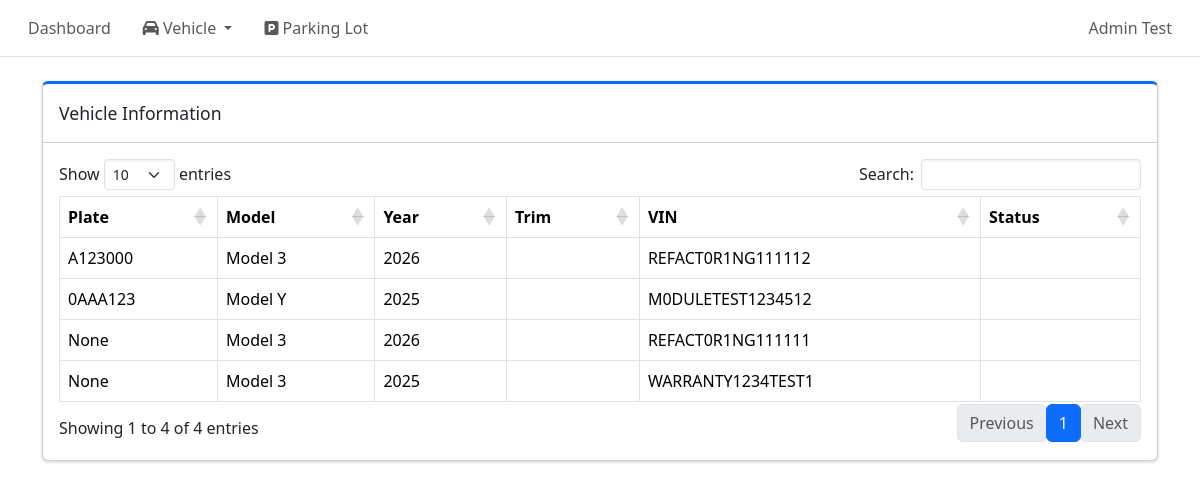
/admin/vehicles/ (signed in), run on the app's committed database.
### tables this page shows
CREATE TABLE vehicle (
    vehicle_id INTEGER PRIMARY KEY AUTOINCREMENT,
    vin TEXT NOT NULL UNIQUE CHECK(length(vin) = 17),
    make TEXT,
    model TEXT,
    model_year INTEGER,
    trim TEXT,
    exterior TEXT,
    interior TEXT,
    plate_number TEXT,
    mileage INTEGER,
    software TEXT,
    vehicle_status TEXT NOT NULL CHECK(vehicle_status IN ('Active', 'Inactive', 'Maintenance', 'Sold')),
    created_at DATETIME DEFAULT CURRENT_TIMESTAMP
);

### routes/admin/vehicle_pages.py (the view)
@vehicle_pages_bp.route("/",methods=["GET"])
def vehicle_list_page():
    if not session.get("admin_logged_in"):
        return redirect(url_for("auth.admin_login"))
    conn = get_conn()
    cur = conn.cursor()
    cur.execute("""
        SELECT v.vehicle_id, v.vin, v.plate_number, v.model, v.model_year, COALESCE(pl.name, 'Unassigned') AS parking_lot_name
        FROM vehicle v
        LEFT JOIN vehicle_parking vp
        ON v.vehicle_id = vp.vehicle_id AND vp.unassigned_at IS NULL
        LEFT JOIN parking_lot pl
        ON vp.parking_lot_id = pl.parking_lot_id
        ORDER BY pl.name IS NULL, pl.name, v.created_at DESC;
    """)
    vehicles = cur.fetchall()
    purchase_types = get_purchase_warranty_types()
    subscription_types = get_subscription_warranty_types()
    return render_template("vehicle_info.html", vehicles=vehicles, purchase_types=purchase_types, subscription_types=subscription_types)

### db.py (called while the page is built)
def make_dict(cursor, row):
    return {col[0]: row[idx] for idx, col in enumerate(cursor.description)}

def get_conn():
    if "db" not in g:
        conn = sqlite3.connect(DB_PATH, check_same_thread=False)
        conn.row_factory = make_dict
        conn.execute("PRAGMA foreign_keys = ON;")
        g.db = conn
    return g.db

def close_conn(e=None):
    db = g.pop("db", None)
    if db is not None:
        db.close()

### utils/warranty_utils.py (called while the page is built)
def get_purchase_warranty_types():
    conn = get_conn()
    cur = conn.cursor()
    cur.execute("""
        SELECT warranty_type_id, type_name, display_name
        FROM warranty_type
        WHERE category = 'purchase' AND is_active = 1
        ORDER BY sort_order
    """)
    rows = cur.fetchall()
    return rows

def get_subscription_warranty_types():
    conn = get_conn()
    cur = conn.cursor()
    cur.execute("""
        SELECT warranty_type_id, type_name, display_name
        FROM warranty_type
        WHERE category = 'subscription' AND is_active = 1
        ORDER BY sort_order
    """)
    rows = cur.fetchall()
    return rows

### templates/vehicle_info.html (shortened to what this page needs)
{% extends "base.html" %}
{% block content %}
<div class="col-12">
    <div class="card card-primary card-outline mb-4">
        <div class="card-header">
            <div class="card-title">Vehicle Information</div>
        </div>
        <div class="card-body">
            <table id = "vehicleTable" class="table table-bordered table-hover">
                <thead>
                    <tr>
                        <th>Plate</th>
                        <th>Model</th>
                        <th>Year</th>
                        <th>Trim</th>
                        <th>VIN</th>
                        <th>Status</th>
                    </tr>
                </thead>
                <tbody>
                    {% for v in vehicles %}
                    <tr data-id="{{ v.vehicle_id }}" data-vin="{{ v.vin }}" style="cursor:pointer;">
                        <td>{{v.plate_number}}</td>
                        <td>{{v.model}}</td>
                        <td>{{v.model_year}}</td>
                        <td>{{v.trim}}</td>
                        <td>{{v.vin}}</td>
                        <td>{{v.vehicle_status}}</td>
                    </tr>
                    {% endfor %}
                </tbody>
            </table>
        </div>
    </div>
</div>
{% endblock %}

### templates/base.html (shortened to what this page needs)
<!doctype html>
<html lang="en">
    <head>
        <link href="https://cdn.jsdelivr.net/npm/bootstrap@5.3.8/dist/css/bootstrap.min.css"
            rel="stylesheet"
>
        <link rel="stylesheet"
            href="{{ url_for('static', filename='adminlte/css/adminlte.min.css') }}">
        <link rel="stylesheet"
            href="https://cdnjs.cloudflare.com/ajax/libs/font-awesome/6.5.1/css/all.min.css"
 />
        <link rel="stylesheet" href="https://cdn.datatables.net/1.13.6/css/dataTables.bootstrap5.min.css">
        <link rel="stylesheet" href="https://cdn.datatables.net/rowgroup/1.3.1/css/rowGroup.bootstrap5.min.css">
        <link rel="stylesheet" href="{{ url_for('static', filename='style.css') }}">
    </head>
    <body class="hold-transition sidebar-mini layout-fixed">
        <nav class="app-header navbar navbar-expand bg-body">
            <div class="container-fluid">
                <ul class="navbar-nav">
                    <li class="nav-item">
                        <a href="/admin/dashboard" class="nav-link">Dashboard</a>
                    </li>
                    <li class="nav-item dropdown">
                        <a class="nav-link dropdown-toggle" href="#" data-bs-toggle="dropdown">
                            <i class="fa-solid fa-car"></i> Vehicle
                        </a>
                    </li>
                    <li class="nav-item">
                        <a href="{{ url_for('parking_lot_pages.parking_lot_list_page') }}" class="nav-link">
                            <i class="fa fa-parking"></i> Parking Lot
                        </a>
                    </li>
                </ul>
                <ul class="navbar-nav ms-auto">
                    <li class="nav-item dropdown user-menu">
                        <a href="#" class="nav-link dropdown-toggle" data-bs-toggle="dropdown">
                            <span>Admin Test</span>
                        </a>
                    </li>
                </ul>
            </div>
        </nav>
        <main class="container mt-4">
            {% block content %}{% endblock %}
        </main>
        {% include "toast_success.html" %}
    </body>
</html>

### templates/toast_success.html (shortened to what this page needs)
<div class="position-fixed top-0 end-0 p-3" style="z-index: 9999">
</div>

### data on the page
vehicle: plate_number "A123000", model "Model 3", model_year "2026", vin "REFACT0R1NG111112"
vehicle: plate_number "0AAA123", model "Model Y", model_year "2025", vin "M0DULETEST1234512"
vehicle: plate_number "None", model "Model 3", model_year "2026", vin "REFACT0R1NG111111"
vehicle: plate_number "None", model "Model 3", model_year "2025", vin "WARRANTY1234TEST1"
